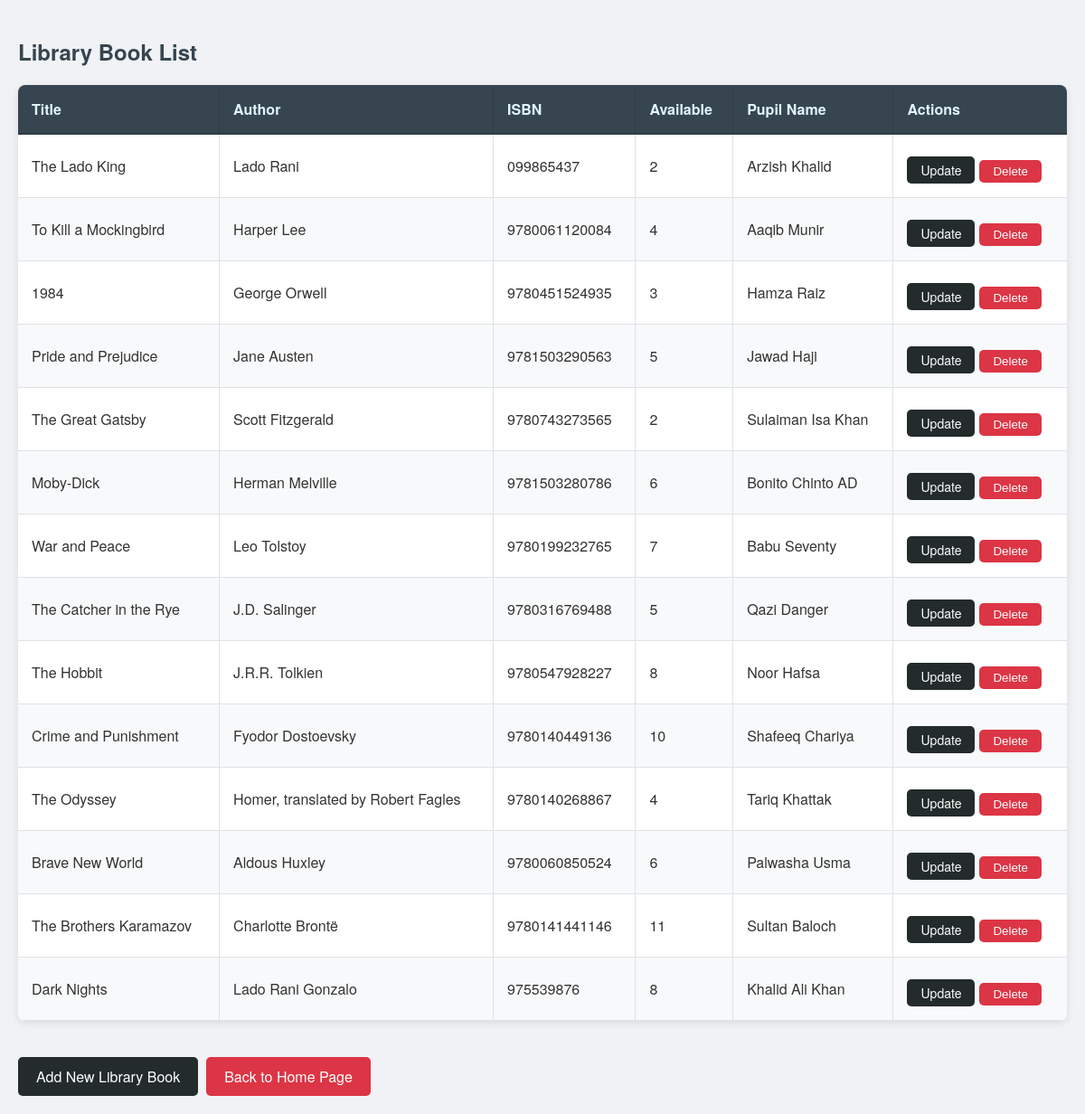
/assessment/library/librarybook.php, run on the app's committed database.
### tables this page shows
CREATE TABLE `Library_Book` (
  `book_id` int NOT NULL,
  `title` varchar(255) NOT NULL,
  `author` varchar(255) NOT NULL,
  `isbn` varchar(20) NOT NULL,
  `available` tinyint(1) DEFAULT '1',
  `pupil_id` int NOT NULL
);

CREATE TABLE `Pupil` (
  `pupil_id` int NOT NULL,
  `name` varchar(100) NOT NULL,
  `address` varchar(255) DEFAULT NULL,
  `medical_info` varchar(255) DEFAULT NULL,
  `class_id` int DEFAULT NULL
);

### assessment/library/librarybook.php (the view, shortened to what this page needs)
<?php
include '../db_connection.php';
$sql = "SELECT l.book_id, l.title, l.author, l.isbn, l.available, p.name
        FROM Library_Book l
        LEFT JOIN Pupil p ON l.pupil_id = p.pupil_id";
$result = $conn->query($sql);
?>
<!DOCTYPE html>
<html>
<head>
    <link rel="stylesheet"  href="../assessment.css">
</head>
<body>
    <h2>Library Book List</h2>
    <table>
        <thead>
            <tr>
                <th>Title</th>
                <th>Author</th>
                <th>ISBN</th>
                <th>Available</th>
                <th>Pupil Name</th>
                <th>Actions</th>
            </tr>
        </thead>
        <tbody>
        <?php
        if ($result->num_rows > 0) {
            while($row = $result->fetch_assoc()) {
                echo "<tr>";
                echo "<td>" . $row["title"] . "</td>";
                echo "<td>" . $row["author"] . "</td>";
                echo "<td>" . $row["isbn"] . "</td>";
                echo "<td>" . $row["available"] . "</td>";
                echo "<td>" . $row["name"] . "</td>";
                echo "<td>";
                echo "<a class='update-class' href='updatelibrary.php?book_id=" . $row["book_id"] . "'>Update</a>";
                echo "<form action='processdeletelibrary.php' method='POST' style='display:inline;'>";
                echo "<input type='submit' class='btn-delete' value='Delete'>";
                echo "</form>";
                echo "</td>";
                echo "</tr>";
                }
            } else {
                echo "<tr><td colspan='4'>No library books found</td></tr>";
            }
            ?>
        </tbody>
    </table>
   <a class="add-class" href="/assessment/library/addlibrary.php">Add New Library Book</>
   <a href="/index.php">Back to Home Page</a>
</body>
</html>

### assessment/assessment.css (style rules this page uses)
body { font-family: 'Helvetica Neue', Arial, sans-serif; background-color: #f0f2f5; margin: 0; padding: 20px; color: #333; }
h2 { color: #36454F; font-weight: 600; margin-bottom: 20px; }
table { width: 100%; border-collapse: collapse; margin-bottom: 20px; box-shadow: 0 2px 10px rgba(0, 0, 0, 0.1); background-color: #fff; border-radius: 8px; overflow: hidden; }
th, td { padding: 15px; text-align: left; }
th { background-color: #36454F; color: #E1F5FE; font-weight: 600; border-bottom: 2px solid #2F3E46; border-right: 1px solid #2F3E46; }
th:last-child { border-right: none; }
tr:nth-child(even) { background-color: #f8f9fa; }
td { border-bottom: 1px solid #dee2e6; border-right: 1px solid #dee2e6; }
td:last-child { border-right: none; }
a { display: inline-block; padding: 10px 20px; background-color: #dc3545; color: white; text-decoration: none; border-radius: 5px; margin-top: 9px; transition: background-color 0.3s; }
form { display: inline; }
.btn-delete { background-color: #dc3545; color: white; border: none; padding: 5px 15px; cursor: pointer; border-radius: 5px; transition: background-color 0.3s, transform 0.2s; }
.add-class { display: inline-block; margin-top: 20px; padding: 10px 20px; background-color: #232b2b; color: white; cursor: pointer; text-decoration: none; border-radius: 5px; margin-right: 9px; transition: background-color 0.3s, transform 0.2s; }
.update-class { background-color: #232b2b; color: white; border: none; cursor: pointer; border-radius: 5px; margin-right: 5px; padding: 5px 15px; font-size: 14px; transition: background-color 0.3s, transform 0.2s; }

### data on the page
library_book: title "The Lado King", author "Lado Rani", isbn "099865437", available "2", pupil.name "Arzish Khalid"
library_book: title "To Kill a Mockingbird", author "Harper Lee", isbn "9780061120084", available "4", pupil.name "Aaqib Munir"
library_book: title "1984", author "George Orwell", isbn "9780451524935", available "3", pupil.name "Hamza Raiz"
library_book: title "Pride and Prejudice", author "Jane Austen", isbn "9781503290563", available "5", pupil.name "Jawad Haji"
library_book: title "The Great Gatsby", author "Scott Fitzgerald", isbn "9780743273565", available "2", pupil.name "Sulaiman Isa Khan"
library_book: title "Moby-Dick", author "Herman Melville", isbn "9781503280786", available "6", pupil.name "Bonito Chinto AD"
library_book: title "War and Peace", author "Leo Tolstoy", isbn "9780199232765", available "7", pupil.name "Babu Seventy"
library_book: title "The Catcher in the Rye", author "J.D. Salinger", isbn "9780316769488", available "5", pupil.name "Qazi Danger"
library_book: title "The Hobbit", author "J.R.R. Tolkien", isbn "9780547928227", available "8", pupil.name "Noor Hafsa"
library_book: title "Crime and Punishment", author "Fyodor Dostoevsky", isbn "9780140449136", available "10", pupil.name "Shafeeq Chariya"
library_book: title "The Odyssey", author "Homer, translated by Robert Fagles", isbn "9780140268867", available "4", pupil.name "Tariq Khattak"
library_book: title "Brave New World", author "Aldous Huxley", isbn "9780060850524", available "6", pupil.name "Palwasha Usma"
library_book: title "The Brothers Karamazov", author "Charlotte Brontë", isbn "9780141441146", available "11", pupil.name "Sultan Baloch"
library_book: title "Dark Nights", author "Lado Rani Gonzalo", isbn "975539876", available "8", pupil.name "Khalid Ali Khan"
